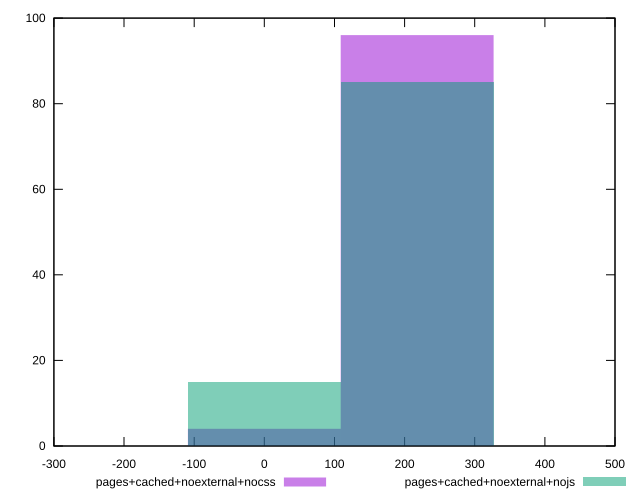

Source code (gnuplot):
reset
set terminal svg size 640, 500
set output "reprap/uses-http2/comparison/histogram/9_vs_10.svg"

$pagesCachedNoexternalNocss <<EOF
217.89037099114714 96
0 4
EOF

$pagesCachedNoexternalNojs <<EOF
0 15
217.89037099114714 85
EOF

set key outside below
set boxwidth 217.89037099114714
set yrange [0:100]
set style fill transparent solid 0.5 noborder

plot \
  $pagesCachedNoexternalNocss title "pages+cached+noexternal+nocss" with boxes, \
  $pagesCachedNoexternalNojs title "pages+cached+noexternal+nojs" with boxes, \


reset
